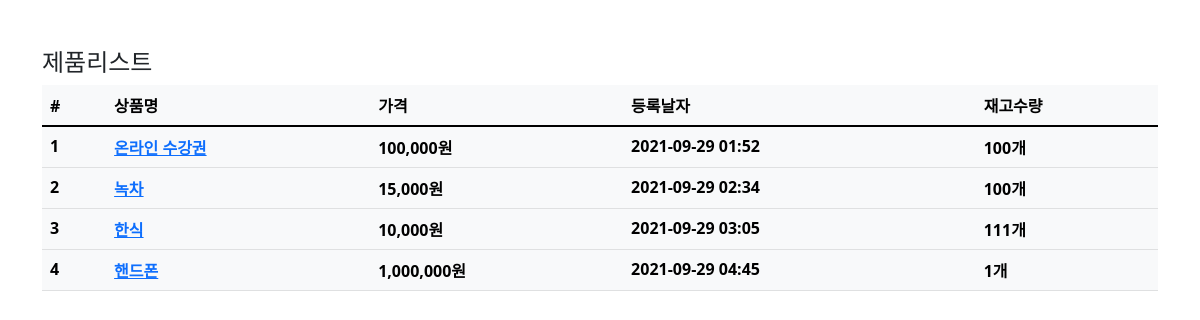
Page /product/ on the earlier database version.
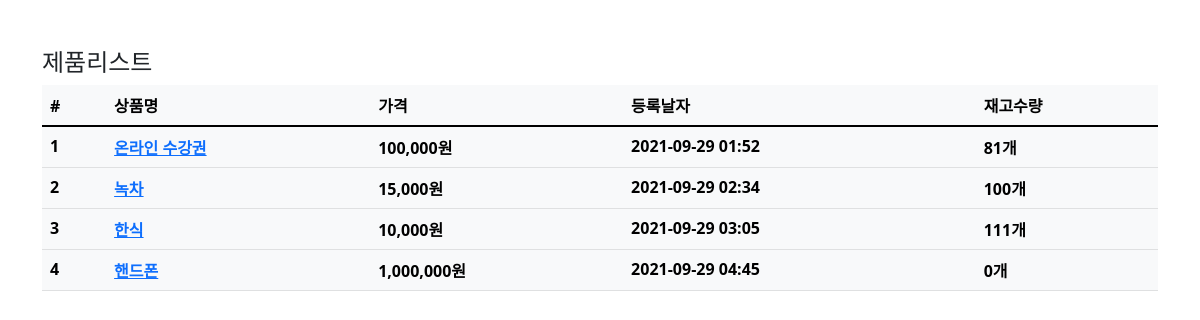
Same page on the later database version.
### product/models.py (models this page shows, shortened)
class Product(models.Model):
    name=models.CharField(max_length=256,verbose_name='상품명')
    price=models.IntegerField(verbose_name='상품가격')
    description=models.TextField(verbose_name='상품설명')
    stock=models.IntegerField(verbose_name='재고')
    register_date=models.DateTimeField(auto_now_add=True,verbose_name='등록날자')
    class Meta:
        db_table='fastcampuse_product'
        verbose_name='상품'
        verbose_name_plural='상품'

### product/views.py (the view)
# urls.py: path('product/',ProductList.as_view()),
class ProductList(ListView):
    model=Product
    template_name='product.html'

### product/templates/product.html (shortened to what this page needs)
{% extends "base.html" %}
{% load humanize %}
{% block contents %}
<div class="row mt-5">
    <div class="col-12">
        <h4>제품리스트</h4>
        <table class="table table-light">
            <thead class="thead-light">
                <tr>
                    <th scope="col">#</th>
                    <th scope="col">상품명</th>
                    <th scope="col">가격</th>
                    <th scope="col">등록날자</th>
                    <th scope="col">재고수량</th>
                </tr>
            </thead>
            <tbody class="text-dart">
            {% for product in object_list %}
                <tr>
                    <th scope="row">{{product.id}}</th>
                    <th scope="row"><a href="/product/{{product.id}}">{{product.name}}</a></th>
                    <th scope="row">{{product.price|intcomma}}원</th>
                    <th scope="row">{{product.register_date|date:'Y-m-d H:i'}}</th>
                    <th scope="row">{{product.stock}}개</th>
                </tr>
            {% endfor %}
            </tbody>
        </table>
    </div>
</div>
{% endblock %}

Differences in the rows shown:
changed Product "온라인 수강권": stock "100" → "81"
changed Product "핸드폰": stock "1" → "0"
